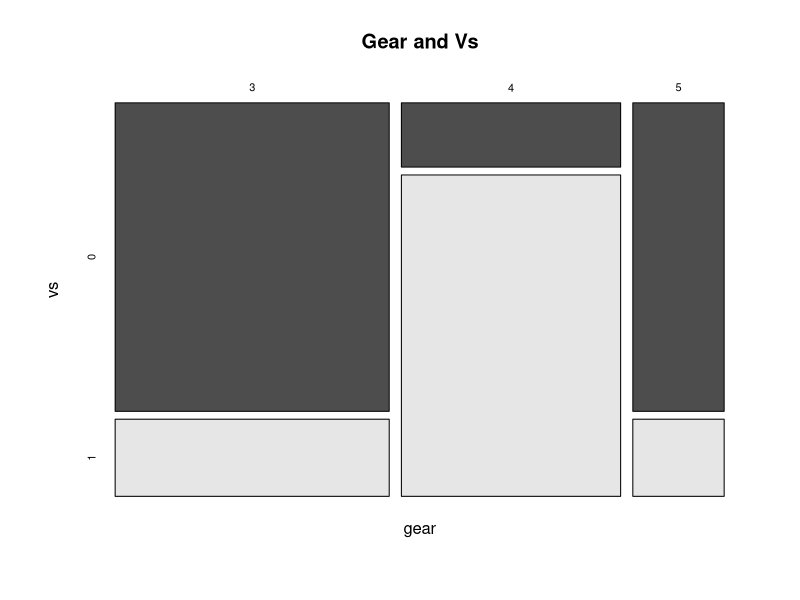
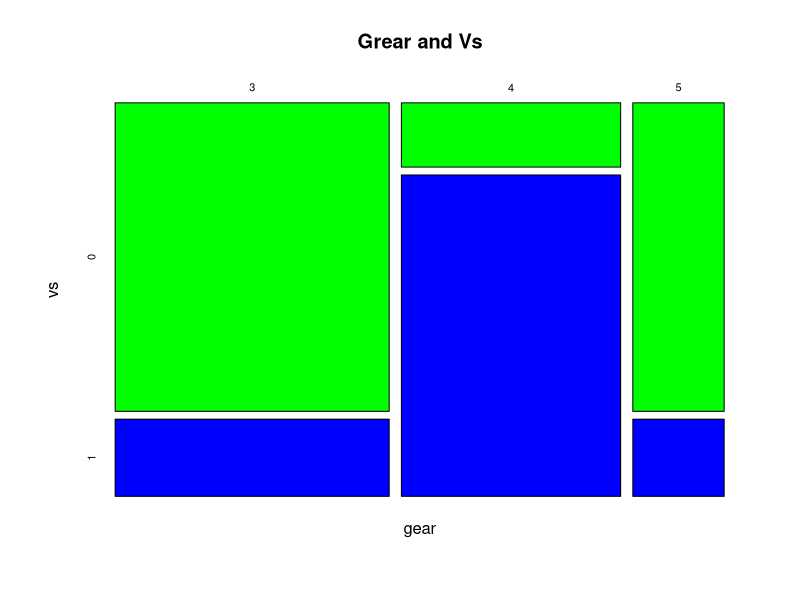
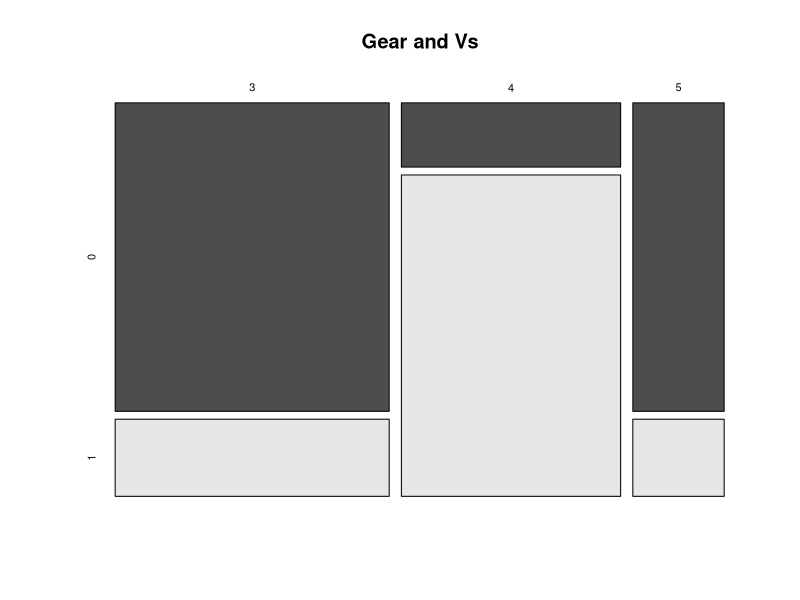
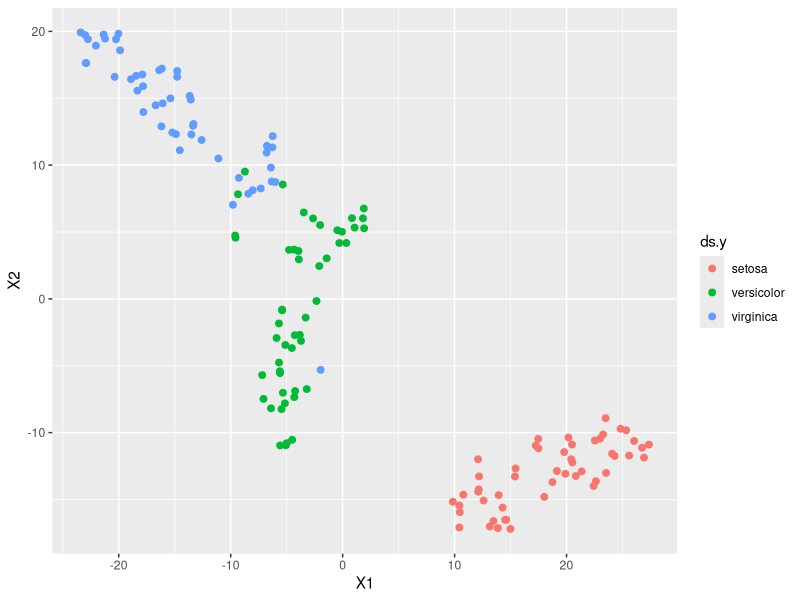

Generate these figures, in order, with R:
#
# 19.12.10
#
# 11일차


# http://www.rdocumentation.org/packages/vcd/versions/1.4-4/topics/mosaic
#
# 모자익 함수 설명
# 시각화 도구 사용 방법
#
# 범주형이면서 다중 변수에 대해 빈도를 확인 할 때 쓰임



#### mosic plot
##
##    다중변수 범주형 데이터에 대한 각 변수의
##    그룹별 비율을 면적으로 표시


str( mtcars )
head( mtcars )
mosaicplot( ~gear + vs,             # 대상 변수    ~다음 : x축, +다음 : y축
            data = mtcars,          # 데이터셋
            color= TRUE,            # y축 변수의 그룹별 "음영" 다르게 표시
            main = "Gear and Vs" )  # 제목

# x축, y축 다 범주형
# 그룹별 비율을 면적으로 표현



mosaicplot( ~gear + vs, data = mtcars,
            color= c( "green", "blue" ),  # 벡터를 줘서 색상 입히기.
            main = "Grear and Vs" )

tbl <- table( mtcars$gear, mtcars$vs )
tbl
mosaicplot( tbl, color= T, main = "Gear and Vs" )  

# 테이블 함수는 비도체크, 범주형에 많이 씀 (범주 1개)
# 여기선 변수 2개 쓰임.
# 테이블 행이 x축, 열이 y축
# 전체적인 비율을 눈으로 비교 가능.

# 변수 3~4개 이상 사용 -> 3, 4차원 이상 [차원 올라갈수록 인지 어렵]
# 가장 인지하기 좋은 차원은 2,3 차원( 특히 2차원 의주로 본다 )

## 필요한 것은 차원 축소 (분석 가능한 차원으로 축소)
## 단 축소하면 데이터 손실이 생기는 단점이 있다.
## 그러나 데이터 손실이 있음에도 분석할 수 있는게 더 낫다.



# 차원 축소 기법 => t-sne 기법


#
# 차원 축소( dimension reduction )
#

install.packages( "Rtsne" )

library( Rtsne )
library( ggplot2 )

ds <- iris[ , -5 ]  
ds                  # 지금 변수4개, 4차원 상태

# 
# 차원 축소 할려면 "중복 데이터 제거"
#

dup= which( duplicated( ds ) )
dup  # 중복 데이터 확인 

ds <- ds[ -dup, ]  # 중복 데이터 자체 제거.
ds.y <- iris$Species[ -dup ]  #중복된 위치(데이터)의 품종까지 제거.


#
# 차원 축소 수행 " t-SNE "
#

tsne <- Rtsne( ds, # 차원 축소 대상 데이터셋
               dim= 2, # 축소할 차원 / 2 or 3 차원
               perplexity= 10 ) 
# 차원 축소 과정에서 데이터 샘플링을 수행하는데
# 샘플의 갯수
# '대상 데이터수' / 3 보다 작게 지정
# 즉 여기선 149 / 3 값 보다 작은 범위로 설정 (149는 중복 제거된 수)

# 3차원에서 그림 못그리고 파악 못한다면 데이터 손실이 되더라도
# 2차원으로 축소하여  분석이 된다면 수행하자. 


# 조금씩 나눠서 차원 축소해야 덜 손해 (그래서 내부적으로 샘플링 함)

tsne <- Rtsne( ds, dim= 2, perplexity= 10 )


# 차원축소 결과 시각화

df.tens <- data.frame( tsne$Y )
head( df.tens )

ggplot( df.tens, aes( x= X1, y= X2, color= ds.y ) ) +
  geom_point( size= 2 )
